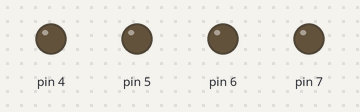
The sketch below on a simulated Arduino Uno, built with avr-gcc and run on an emulated ATmega328P. Parts: output pins drawn as LEDs (lit = HIGH).

Above: at 0.05 s.
At 9.05 s:
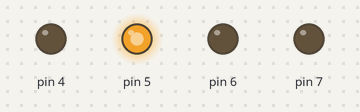
At 18.06 s:
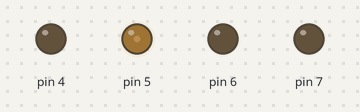
At 39.87 s:
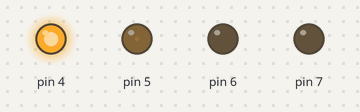
Timing chart, 0 to 40.0 s (numbered marks = the images above):
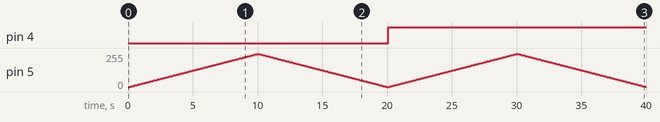

Measured:
- by itself, pin 4: LOW → HIGH at 20.1 s

The sketch:

Lab3_Task1_DC_Motor_Shield.ino
```cpp
#include "Shield2AMotor.h"

// Select...
//Shield2AMotor motor(LOCKED_ANTI_PHASE); // Connect 4 jumpers on SHIELD-2AMOTOR to "Locked Anti-Phase" mode
Shield2AMotor motor(SIGNED_MAGNITUDE); // Connect 4 jumpers on SHIELD-2AMOTOR to "Signed Magnitude" mode

signed int motor1Speed, motor2Speed;

void setup()
{

}

void loop()
{
  // Control motor1 speed
  // Value range from -100 (max CCW) to 100 (max CW)
  // -ve value represent opposite direction to +ve value
  for(motor1Speed = 0; motor1Speed < 100; motor1Speed++)
  {
    motor.control(motor1Speed, 0);
    delay(100);
  }
  for(motor1Speed = 100; motor1Speed > -100; motor1Speed--)
  {
    motor.control(motor1Speed, 0);
    delay(100);
  }
  for(motor1Speed = -100; motor1Speed < 0; motor1Speed++)
  {
    motor.control(motor1Speed, 0);
    delay(100);
  }

  // Control motor2 speed
  // Value range from -100 (max CCW) to 100 (max CW)
  // -ve value represent opposite direction to +ve value
//  for(motor2Speed = 0; motor2Speed < 100; motor2Speed++)
//  {
//    motor.control(0, motor2Speed);
//    delay(100);
//  }
//  for(motor2Speed = 100; motor2Speed > -100; motor2Speed--)
//  {
//    motor.control(0, motor2Speed);
//    delay(100);
//  }
//  for(motor2Speed = -100; motor2Speed < 0; motor2Speed++)
//  {
//    motor.control(0, motor2Speed);
//    delay(100);
//  }
}
```
